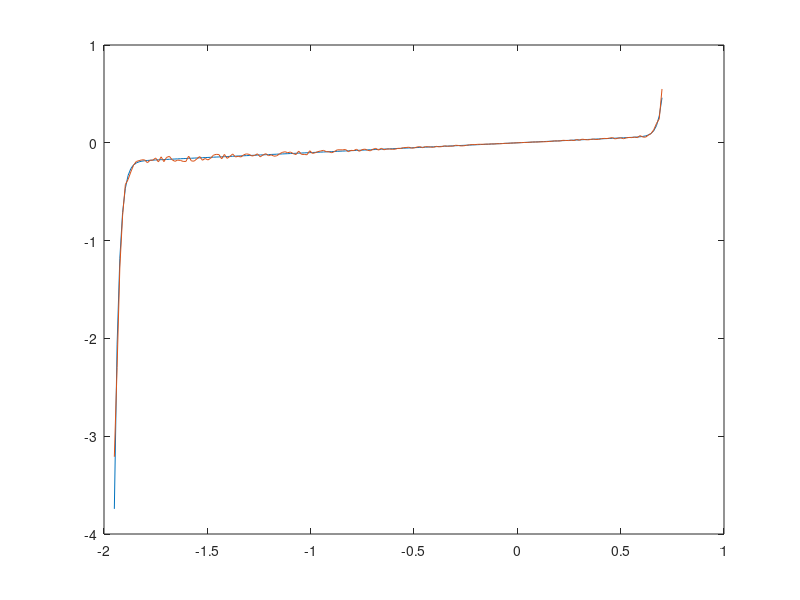
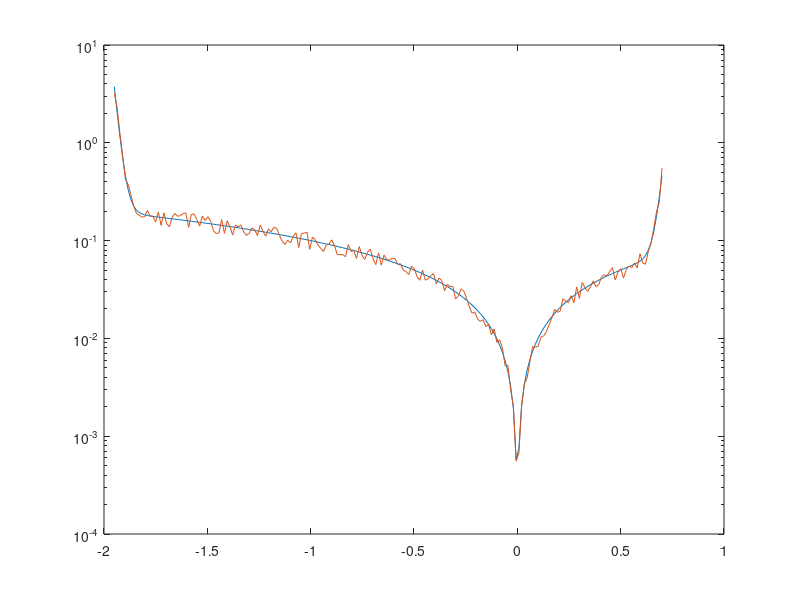
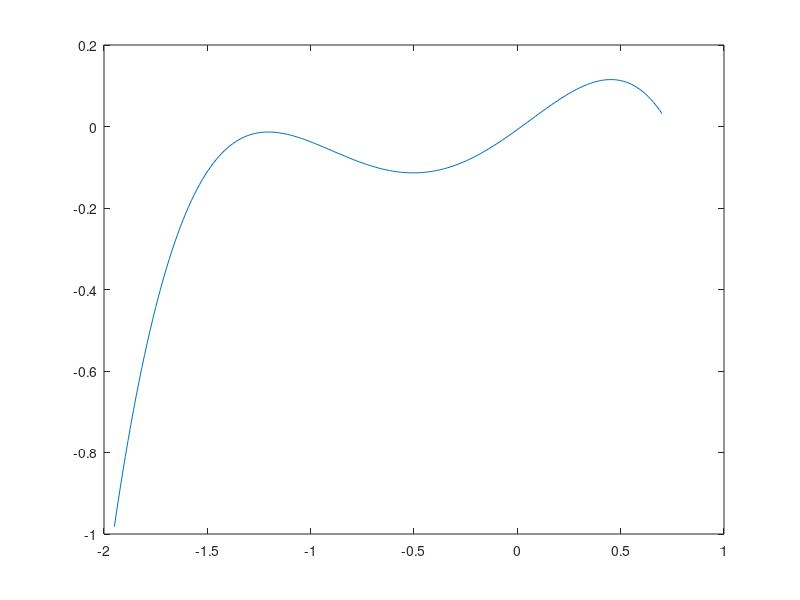
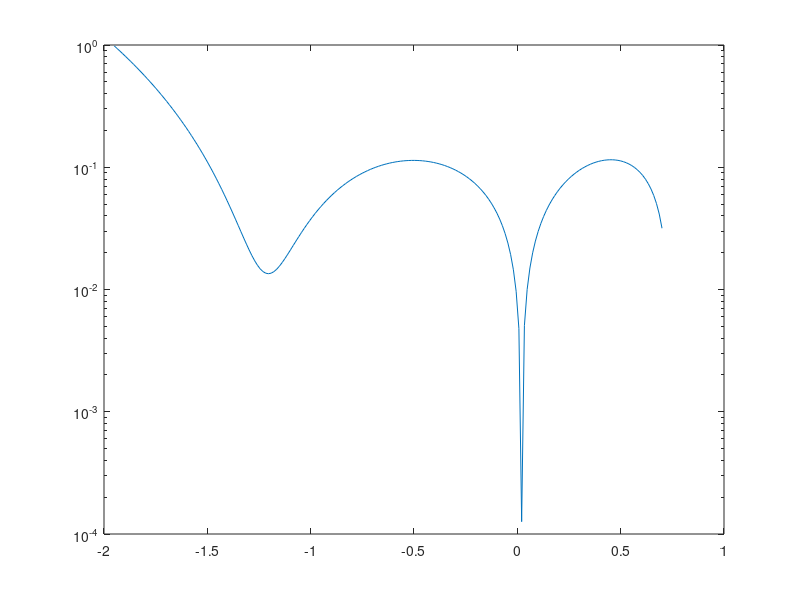

Reproduce these figures in MATLAB, in order. (Note: this script raises an error after producing the figures.)
Is = 0.001E-12;
Ib = 0.1E-12;
Vb = 1.3;
Gp = 0.1;

% V =[-1.95:200:0.7];
V = linspace(-1.95,0.7,200);
% I = [];


I = (Is*exp((1.2./0.025).*V)-1) + Gp.*V - (Ib.*exp(-1.2./0.025.*(V+Vb))-1);

I2 = I + (2.*rand(1,200)-1).*I.*0.2; %random numbers from -1 to 1, and 20% of I

figure (1), plot(V, I);  %%fix
hold on
plot(V,I2);


figure (2), semilogy(V,abs(I));
hold on
semilogy(V,abs(I2))
%%polynoial fit

P4 = polyfit(V,I2,4);
P8 = polyfit(V,I2,8);

I4 = polyval(P4,V);
I8 = polyval(P8,V);

figure (3), plot(V, I4);

figure (4), semilogy(V, abs(I4));

figure (5), plot(V, I8);

figure (6), semilogy(V, abs(I8));

%non linear fitting

% fo = fittype('A.*(exp(1.2*x/25e-3)-1) + B.*x - C*(exp(1.2*(-(x+D))/25e-3)-1)');
% ff= fit(V,I,fo);
% 
% If = ff(x);

fo1 = fittype('A.*(exp(1.2*x/25e-3)-1) + Gp.*x - B*(exp(1.2*(-(x+Vb))/25e-3)-1)');
ff1= fit(V.',I.',fo1);

If1 = ff1(V.')

fo2 = fittype('A.*(exp(1.2*x/25e-3)-1) + B.*x - C*(exp(1.2*(-(x+Vb))/25e-3)-1)');
ff2= fit(V.',I.',fo2);

If2 = ff2(V.')

fo3 = fittype('A.*(exp(1.2*x/25e-3)-1) + B.*x - C*(exp(1.2*(-(x+D))/25e-3)-1)');
ff3= fit(V.',I.',fo3);

If3 = ff3(V.')

figure, plot(V,I2);
hold on
plot(V,If1);
plot(V, If2);
plot(V, If3);




%neutral net model


inputs = V.';
targets = I.';
hiddenLayerSize = 10;
net = fitnet(hiddenLayerSize);
net.divideParam.trainRatio = 70/100;
net.divideParam.valRatio = 15/100;
net.divideParam.testRatio = 15/100;
[net,tr] = train(net,inputs,targets);
outputs = net(inputs);
errors = gsubtract(outputs,targets);
performance = perform(net,targets,outputs);
view(net)
Inn = outputs;

figure, plot(V,I2);
hold on
plot(V, Inn);

